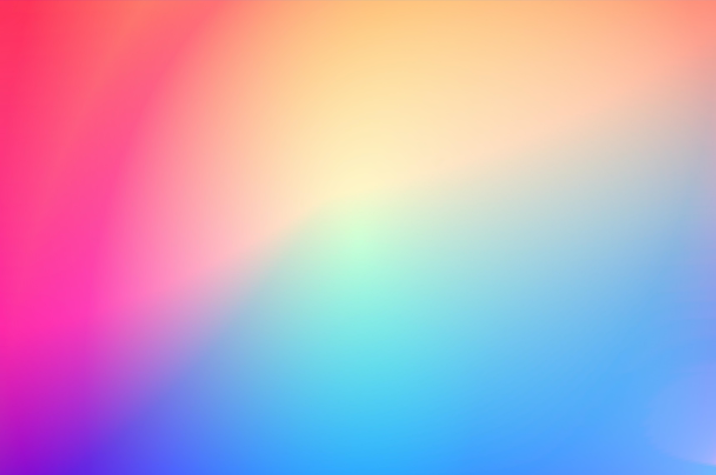
#> input picture test.png, 716 x 475 px
$ python -i util.py   (imports and definitions only)   (older library calls are emulated)
#> lines starting #> are read from the running program, lines starting #| are printed output that depends on the picture
#> further down, picture is the input picture: shape (475, 716, 3); mean B, G, R 193.7, 166.2, 191.2
import numpy as np
import cv2
import os
import time

project_folder = os.path.dirname(os.path.abspath(__file__))
cache_folder = os.path.join(project_folder, 'data', 'work')
# [1 line not run here, left out]

# [34 lines left out: functions generate_name, expand, histeq, not called in this run]

def fft2(img):
    return np.fft.fft2(img)

def fftshift(img):
    return np.fft.fftshift(img)

def ifftshift(img):
    return np.fft.ifftshift(img)

def ifft2(img):
    return np.fft.ifft2(img)

# 不调用库
# [12 lines left out: functions RobertsOperator, RobertsAlogrithm, not called in this run]


# 调用库
def Roberts(img):
    kernelx = np.array([[-1,0],[0,1]], dtype=int)
    kernely = np.array([[0,-1],[1,0]], dtype=int)
    x = cv2.filter2D(img, cv2.CV_16S, kernelx)
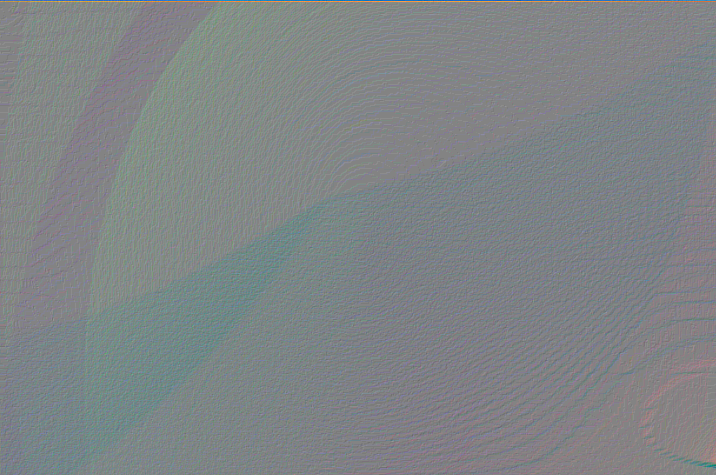
#> x: shape (475, 716, 3) int16; mean B, G, R 0.363, 0.126, -0.461; drawn with min black and max white
    y = cv2.filter2D(img, cv2.CV_16S, kernely)
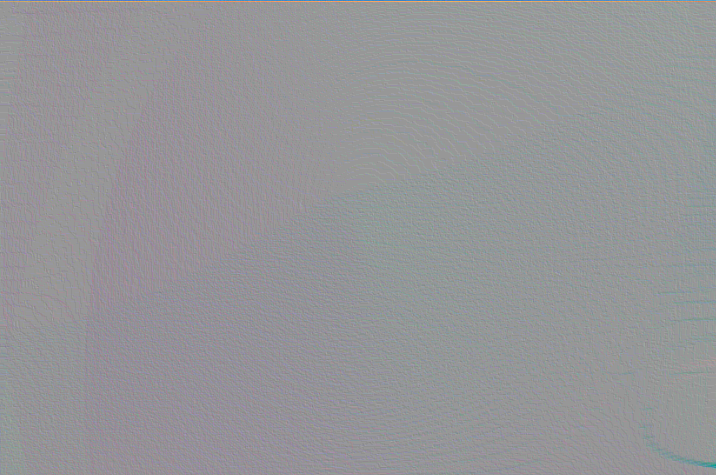
#> y: shape (475, 716, 3) int16; mean B, G, R 0.181, -0.217, -0.282; drawn with min black and max white
    #转uint8
    absX = cv2.convertScaleAbs(x)
    absY = cv2.convertScaleAbs(y)
    return cv2.addWeighted(absX,0.5,absY,0.5,0)


# [29 lines left out: functions Prewitt, Sobel, Scharr, not called in this run]


def Laplacian(img):
    dst = cv2.Laplacian(img, cv2.CV_16S, ksize = 3)
    return cv2.convertScaleAbs(dst)

# 不使用库函数的做法
# [88 lines left out: functions LaplaceOperator, LaplaceAlogrithm, noisy, Log, Canny, smoothing, not called in this run]

>>> import cv2
>>> picture = cv2.imread('test.png')
>>> result = Roberts(picture)
